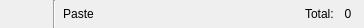
<?xml version="1.0" encoding="UTF-8"?>
<ui version="4.0">
 <class>BottomBar</class>
 <widget class="QWidget" name="BottomBar">
  <property name="geometry">
   <rect>
    <x>0</x>
    <y>0</y>
    <width>364</width>
    <height>28</height>
   </rect>
  </property>
  <layout class="QHBoxLayout" name="horizontalLayout_3">
   <property name="spacing">
    <number>0</number>
   </property>
   <property name="leftMargin">
    <number>5</number>
   </property>
   <property name="topMargin">
    <number>0</number>
   </property>
   <property name="rightMargin">
    <number>5</number>
   </property>
   <property name="bottomMargin">
    <number>0</number>
   </property>
   <item>
    <layout class="QHBoxLayout" name="horizontalLayout">
     <property name="spacing">
      <number>0</number>
     </property>
     <property name="sizeConstraint">
      <enum>QLayout::SetFixedSize</enum>
     </property>
     <item>
      <widget class="QToolButton" name="switchBtn">
       <property name="sizePolicy">
        <sizepolicy hsizetype="Preferred" vsizetype="Preferred">
         <horstretch>0</horstretch>
         <verstretch>0</verstretch>
        </sizepolicy>
       </property>
       <property name="checkable">
        <bool>true</bool>
       </property>
       <property name="autoRaise">
        <bool>true</bool>
       </property>
      </widget>
     </item>
     <item>
      <widget class="QToolButton" name="clearBtn">
       <property name="sizePolicy">
        <sizepolicy hsizetype="Preferred" vsizetype="Preferred">
         <horstretch>0</horstretch>
         <verstretch>0</verstretch>
        </sizepolicy>
       </property>
       <property name="autoRaise">
        <bool>true</bool>
       </property>
      </widget>
     </item>
     <item>
      <widget class="Line" name="line">
       <property name="orientation">
        <enum>Qt::Vertical</enum>
       </property>
      </widget>
     </item>
     <item>
      <widget class="QToolButton" name="pasteBtn">
       <property name="sizePolicy">
        <sizepolicy hsizetype="Preferred" vsizetype="Preferred">
         <horstretch>0</horstretch>
         <verstretch>0</verstretch>
        </sizepolicy>
       </property>
       <property name="text">
        <string>Paste</string>
       </property>
       <property name="toolButtonStyle">
        <enum>Qt::ToolButtonTextBesideIcon</enum>
       </property>
       <property name="autoRaise">
        <bool>true</bool>
       </property>
      </widget>
     </item>
    </layout>
   </item>
   <item>
    <spacer name="horizontalSpacer">
     <property name="orientation">
      <enum>Qt::Horizontal</enum>
     </property>
     <property name="sizeHint" stdset="0">
      <size>
       <width>188</width>
       <height>20</height>
      </size>
     </property>
    </spacer>
   </item>
   <item>
    <layout class="QHBoxLayout" name="horizontalLayout_2">
     <item>
      <widget class="QLabel" name="label_2">
       <property name="text">
        <string>Total: </string>
       </property>
      </widget>
     </item>
     <item>
      <widget class="QLabel" name="countLabel">
       <property name="minimumSize">
        <size>
         <width>22</width>
         <height>0</height>
        </size>
       </property>
       <property name="text">
        <string>0</string>
       </property>
       <property name="alignment">
        <set>Qt::AlignCenter</set>
       </property>
      </widget>
     </item>
    </layout>
   </item>
  </layout>
  <action name="actionSwitch">
   <property name="icon">
    <iconset resource="../../qrc/icons/icons.qrc">
     <normaloff>:/play.svg</normaloff>:/play.svg</iconset>
   </property>
   <property name="text">
    <string>Switch Listen</string>
   </property>
   <property name="toolTip">
    <string>start to listen to the clipboard</string>
   </property>
  </action>
  <action name="actionClear">
   <property name="icon">
    <iconset resource="../../qrc/icons/icons.qrc">
     <normaloff>:/clear.svg</normaloff>:/clear.svg</iconset>
   </property>
   <property name="text">
    <string>Clear All Items</string>
   </property>
   <property name="toolTip">
    <string>clear all the listed items</string>
   </property>
  </action>
  <action name="actionPaste">
   <property name="icon">
    <iconset resource="../../qrc/icons/icons.qrc">
     <normaloff>:/execute.svg</normaloff>:/execute.svg</iconset>
   </property>
   <property name="text">
    <string>Paste</string>
   </property>
   <property name="toolTip">
    <string>Paste</string>
   </property>
  </action>
 </widget>
 <resources>
  <include location="../../qrc/icons/icons.qrc"/>
 </resources>
 <connections/>
</ui>
